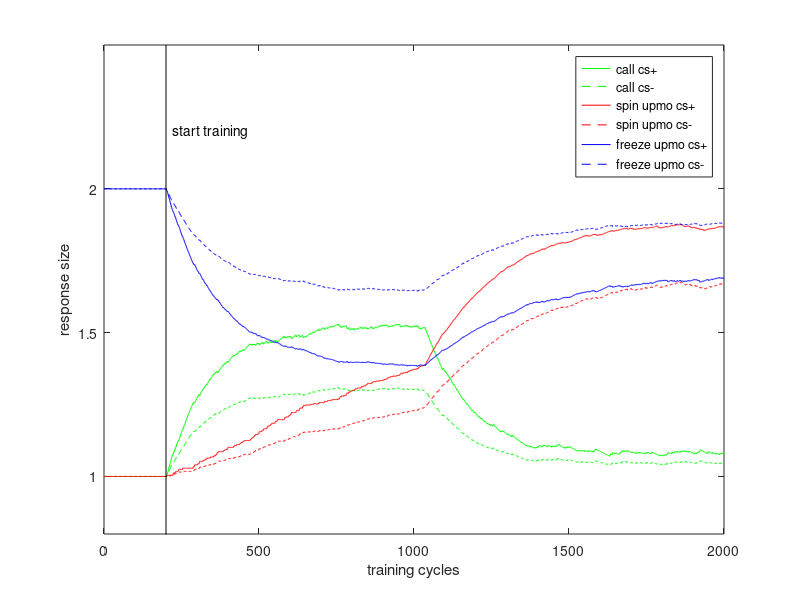

Write the MATLAB code that produced this figure.
% script rlDisAv.m
% this script models discriminative avoidance 
% learning as a reinforcement learning problem;
% this version simulates two upper motoneurons
% and one "call" neuron
%

% set call flag
callflag=1; % 1 for intact, 0 for lesion 

% set parameters for reinforcement learning
ntrials=2000; % set number of trials 
alpha=0.01; % set learning rate for call
beta=0.01; % set learning rate for the upmos
bprob=0.1; % set baseline probability of innovation
eprob=0.1; % set maximum extra probability

% set auditory responses (note overlap)
h1csp=0.5; h1csm=0.1; % for h1
h2csp=0.1; h2csm=0.5; % for h2
hncsp=0.4; hncsm=0.4; % for hn

% set baseline input weights
bhc=1; % for hear to call
bhs=1; % for hear to spin
bhf=1; % for hear to freeze

% set initial values of modifiable weights
whc1=0; whc2=0; whcn=0; % for the hear-call weights
whs1=0; whs2=0; whsn=0; % for the hear-spin weights
whf1=1; whf2=1; whfn=1; % for the hear-freeze weights

% train the network
for i=1:ntrials, % do for each trial
   
   % first deliver the cs minus
   % set the auditory responses
   h1=h1csm; % for h1
   h2=h2csm; % for h2
   hn=hncsm; % for hn
   pain=0; % no shock and no pain
   rews=0; % no reward for a step
   rewf=1; % best to freeze
   
   % compute the responses of the call and upper motoneurons
   call=whc1*h1+whc2*h2+whcn*hn+bhc*(h1+h2+hn); % for call
   supmo=whs1*h1+whs2*h2+whsn*hn+bhs*(h1+h2+hn); % for spin upmo
   fupmo=whf1*h1+whf2*h2+whfn*hn+bhf*(h1+h2+hn); % for freeze upmo
   
   % apply callflag
   call=call*callflag;

   % save cs minus responses 
   creccsm(i)=call; % for call
   sreccsm(i)=supmo; % for spin upmo
   freccsm(i)=fupmo; % for freeze upmo
      
   % decide if a spin will be produced (spin=1 means spin)
   spin=supmo>fupmo; % spin if supmo is larger than fupmo
   prob=bprob+eprob*(call-1); % compute innovation probability  
   if callflag==0, prob=bprob; end % no boost without call
   if prob>rand, spin=1-spin; end % innovate sometimes
   
   % update weights from hear to call
   whc1=whc1+alpha*(pain-whc1)*h1; % for whc1
   whc2=whc2+alpha*(pain-whc2)*h2; % for whc2
   whcn=whcn+alpha*(pain-whcn)*hn; % for whcn

   % update weights from hear to supmo or fupmo
   if spin==1,                       % if a spin was produced
      whs1=whs1+beta*(rews-whs1)*h1; % update hear-supmo weights
      whs2=whs2+beta*(rews-whs2)*h2;
      whsn=whsn+beta*(rews-whsn)*hn;
   else                              % if the rabbit froze instead
      whf1=whf1+beta*(rewf-whf1)*h1; % update hear-fupmo weights
      whf2=whf2+beta*(rewf-whf2)*h2;
      whfn=whfn+beta*(rewf-whfn)*hn;
   end                          
   
   % next deliver the cs plus
   % set the auditory responses
   h1=h1csp; % for h1
   h2=h2csp; % for h2
   hn=hncsp; % for hn
   
   % compute the responses of the call and upper motoneurons
   call=whc1*h1+whc2*h2+whcn*hn+bhc*(h1+h2+hn); % for call
   supmo=whs1*h1+whs2*h2+whsn*hn+bhs*(h1+h2+hn); % for spin upmo
   fupmo=whf1*h1+whf2*h2+whfn*hn+bhf*(h1+h2+hn); % for freeze upmo

   % apply callflag
   call=call*callflag;

   % save cs plus responses 
   creccsp(i)=call; % for call
   sreccsp(i)=supmo; % for spin upmo
   freccsp(i)=fupmo; % for freeze upmo
      
   % decide if a spin will be produced (spin=1 means spin)
   spin=supmo>fupmo; % spin if supmo is larger than fupmo
   prob=bprob+eprob*(call-1); % compute innovation probability  
   if callflag==0, prob=bprob; end % no boost without call
   if prob>rand, spin=1-spin; end % innovate sometimes
   
   % update weight from hear to call
   if i<=ntrials/10,              % pretraining
      pain=0;                     % no pain is delivered
   elseif i>ntrials/10 & spin==1, % spin during training
      pain=0;                     % pain is avoided
   elseif i>ntrials/10 & spin==0, % no spin during training
      pain=1;                     % pain is not avoided
   end
   whc1=whc1+alpha*(pain-whc1)*h1; % for whc1
   whc2=whc2+alpha*(pain-whc2)*h2; % for whc2
   whcn=whcn+alpha*(pain-whcn)*hn; % for whcn
   
   % set the rewards for the current trial
   if i<=ntrials/10, % in the pretraining interval
      rews=0; rewf=1; % no shock, best to stay still
   else               % during training
      rews=1; rewf=0; % for the the cs plus
   end
   
   % update weights from hear to supmo or fupmo
   if spin==1,                       % if a spin was produced
      whs1=whs1+beta*(rews-whs1)*h1; % update hear-supmo weights
      whs2=whs2+beta*(rews-whs2)*h2;
      whsn=whsn+beta*(rews-whsn)*hn;
   else                              % if the rabbit froze instead
      whf1=whf1+beta*(rewf-whf1)*h1; % update hear-fupmo weights
      whf2=whf2+beta*(rewf-whf2)*h2;
      whfn=whfn+beta*(rewf-whfn)*hn;
   end    
   
end % end main loop

% plot results
clf
trln=1:ntrials;
lnh=[ntrials/10 ntrials/10];
lnv=[0 2.5];
plot(trln,creccsp,'g',trln,creccsm,'g--',...
   trln,sreccsp,'r',trln,sreccsm,'r--',...
   trln,freccsp,'b',trln,freccsm,'b--')
hold
plot(lnh,lnv,'k')
hold
axis([0 ntrials 0.8 2.5])
set(gca,'ytick',[1 1.5 2])
set(gca,'yticklabel','1|1.5|2')
xlabel('training cycles')
ylabel('response size')
text(220,2.2,'start training')
legend('call cs+','call cs-','spin upmo cs+','spin upmo cs-',...
   'freeze upmo cs+','freeze upmo cs-')








